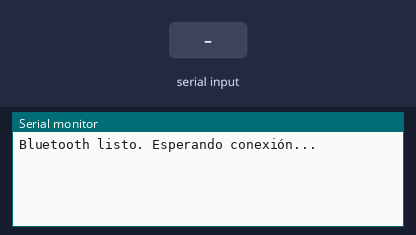
This sketch was run on a simulated ESP32. Parts: the last lines printed to the serial monitor. The test bench sets the inputs (shaded band). Nothing arrives over Bluetooth unless stated.

Above: at 1.2 s.
1.3 s: "1" received over the second serial link
At 3.1 s:
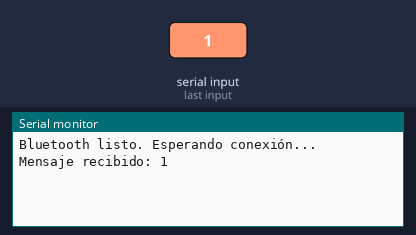
3.8 s: "0" received over the second serial link
At 5.2 s:
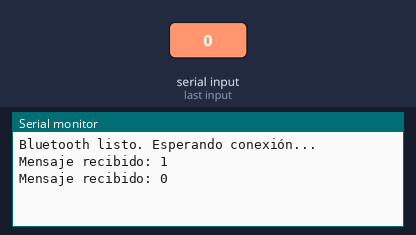
5.3 s: "2" received over the second serial link
At 7.3 s:
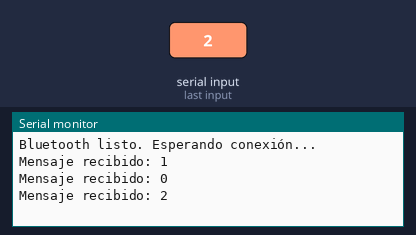

The sketch:

NanoReto5_Ejemplo.ino
```cpp
#include "BluetoothSerial.h"
BluetoothSerial SerialBT;

void setup() {
  Serial.begin(9600);       // Comunicación serie estándar (Monitor serie)
  SerialBT.begin("NanoReto5"); // Inicia Bluetooth con el nombre "NanoReto5"
  Serial.println("Bluetooth listo. Esperando conexión...");
}

void loop() {
  if (SerialBT.available()) {
    String mensaje = SerialBT.readString(); // Leer mensaje desde Bluetooth
    Serial.print("Mensaje recibido: ");
    Serial.println(mensaje);

    // Enviar respuesta
    SerialBT.println("Mensaje recibido: " + mensaje);
  }
}
```

Measured:
- after the input at 1.3 s, the serial monitor: prints a new line after 1.0 s (image 1)
- after the input at 3.8 s, the serial monitor: prints a new line after 1.0 s (image 2)
- after the input at 5.3 s, the serial monitor: prints a new line after 1.0 s (image 3)
